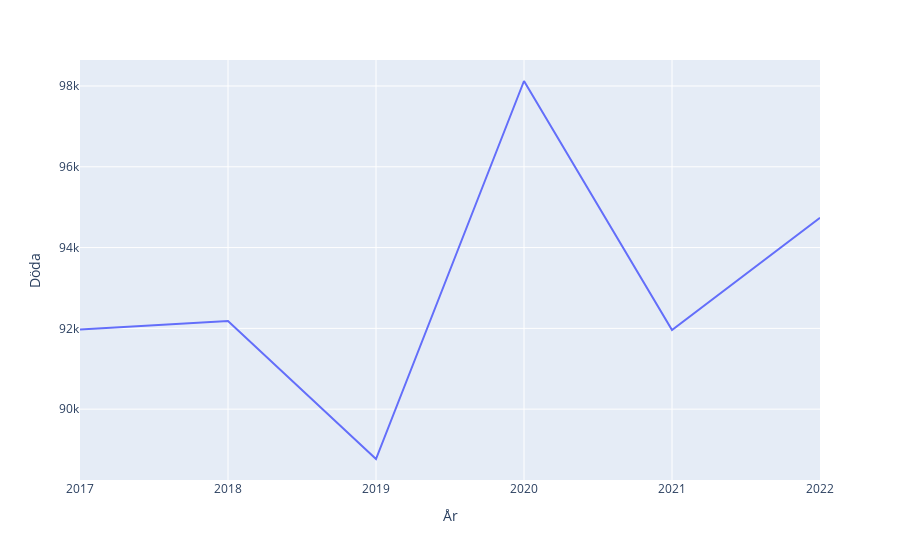

The code cell stored with this chart in its notebook:
### Code cell
covid_data = befolknings_data.loc[2017:2022]


fig_covid = px.line(covid_data, y="Döda")

fig_covid.show()

### Figure 1 — Plotly figure (JSON) as saved in the notebook; plotly's stock layout.template omitted (floating-point values rounded to 4 significant figures)
{"data": [{"hovertemplate": "År=%{x}<br>Döda=%{y}<extra></extra>", "legendgroup": "", "line": {"color": "#636efa", "dash": "solid"}, "marker": {"symbol": "circle"}, "mode": "lines", "name": "", "orientation": "v", "showlegend": false, "type": "scatter", "x": [2017, 2018, 2019, 2020, 2021, 2022], "xaxis": "x", "y": [91972, 92185, 88766, 98124, 91958, 94737], "yaxis": "y"}], "layout": {"legend": {"tracegroupgap": 0}, "margin": {"t": 60}, "xaxis": {"anchor": "y", "domain": [0, 1], "title": {"text": "År"}}, "yaxis": {"anchor": "x", "domain": [0, 1], "title": {"text": "Döda"}}}}
